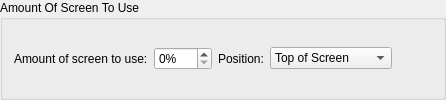
    <widget class="QGroupBox" name="groupBoxMaxScreen">
     <property name="title">
      <string>Amount Of Screen To Use</string>
     </property>
     <layout class="QGridLayout" name="gridLayout">
      <item row="0" column="0">
       <layout class="QHBoxLayout" name="horizontalLayout_2">
        <item>
         <widget class="QLabel" name="labelMaxPercent">
          <property name="text">
           <string>Amount of screen to use:</string>
          </property>
         </widget>
        </item>
        <item>
         <widget class="QSpinBox" name="spinBoxMaxScreen">
          <property name="toolTip">
           <string>Percent of screen to be used.</string>
          </property>
          <property name="suffix">
           <string notr="true">%</string>
          </property>
          <property name="maximum">
           <number>100</number>
          </property>
         </widget>
        </item>
        <item>
         <widget class="QLabel" name="label_MaxTopBottom">
          <property name="text">
           <string>Position:</string>
          </property>
         </widget>
        </item>
        <item>
         <widget class="QComboBox" name="comboBoxScreenPosition">
          <property name="toolTip">
           <string>Select to use either top portion of the screen or bottom.</string>
          </property>
          <item>
           <property name="text">
            <string>Top of Screen</string>
           </property>
          </item>
          <item>
           <property name="text">
            <string>Bottom of Screen</string>
           </property>
          </item>
         </widget>
        </item>
        <item>
         <spacer name="horizontalSpacer_2">
          <property name="orientation">
           <enum>Qt::Horizontal</enum>
          </property>
          <property name="sizeHint" stdset="0">
           <size>
            <width>40</width>
            <height>20</height>
           </size>
          </property>
         </spacer>
        </item>
       </layout>
      </item>
     </layout>
    </widget>
